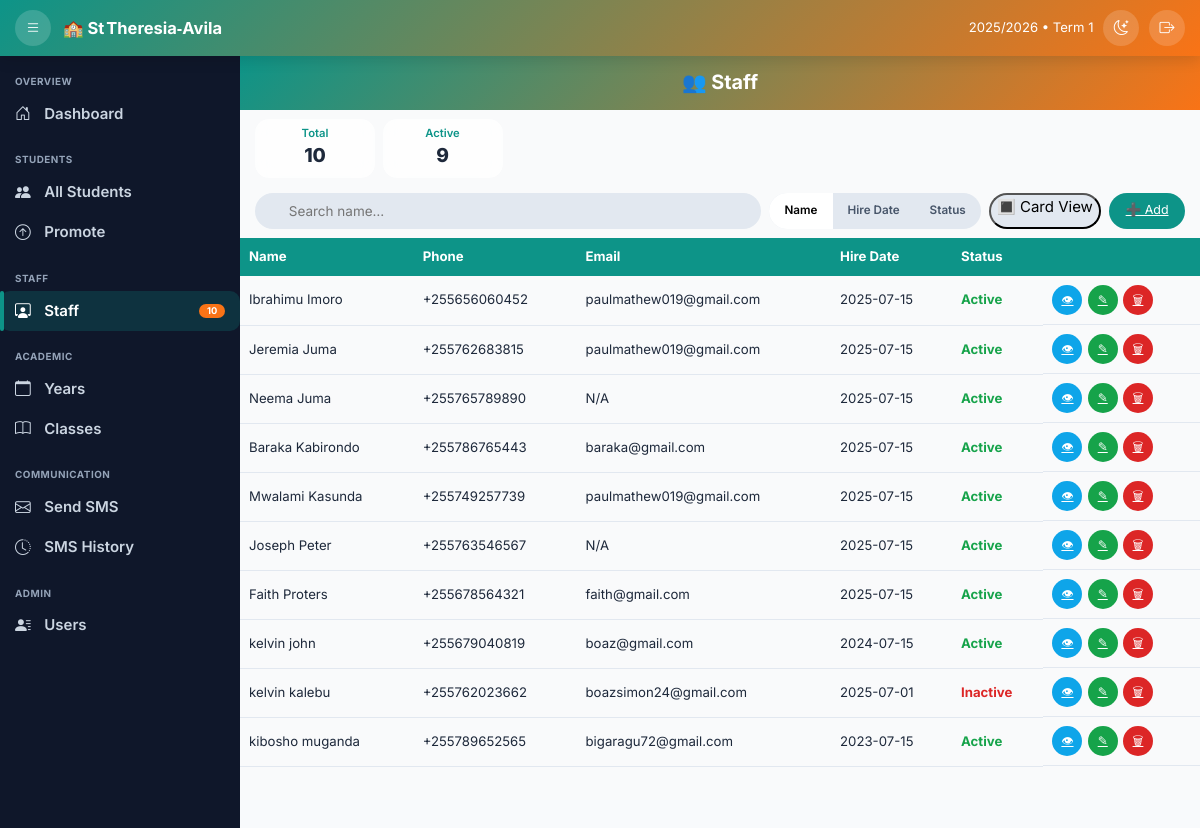
The app's page /school/staff/ (signed in) with its own data.
### school/models.py (models this page shows, shortened)
class Staff(models.Model):
    first_name = models.CharField(max_length=30)
    last_name = models.CharField(max_length=30)
    phone = models.CharField(validators=[tz_phone_validator], max_length=13, unique=True)
    email = models.EmailField(blank=True, null=True)
    hire_date = models.DateField(default=timezone.now)
    is_active = models.BooleanField(default=True)
    class Meta:
        ordering = ["last_name", "first_name"]

### school/views.py (the view)
# urls.py: path('staff/', StaffListView.as_view(), name='staff_list'),
class StaffListView(LoginRequiredMixin, ListView):
    model = Staff
    template_name = 'school/staff_list.html'
    context_object_name = 'staff'
    ordering = ['last_name', 'first_name']
    paginate_by = 20
    def get_context_data(self, **kwargs):
        context = super().get_context_data(**kwargs)
        context['current_session'] = "2025/2026"
        context['current_term'] = "Term 1"
        context['notification_count'] = 0
        context['total_staff'] = Staff.objects.count()
        context['active_staff'] = Staff.objects.filter(is_active=True).count()
        logger.debug("Staff list context data prepared")
        return context

### school/templates/school/staff_list.html (shortened to what this page needs)
{% extends "school/base.html" %}
{% load humanize %}
{% block content %}
<div class="top-strip"><h2>👥 Staff</h2></div>
<div class="kpis">
  <div class="kpi"><h4>Total</h4><span id="kTotal">{{ total_staff }}</span></div>
  <div class="kpi"><h4>Active</h4><span id="kActive">{{ active_staff }}</span></div>
</div>
<div class="ctrl">
  <input id="search" class="search" placeholder="Search name…">
  <div class="segment">
    <button id="bName" class="active">Name</button>
    <button id="bDate">Hire Date</button>
    <button id="bStat">Status</button>
  </div>
  <button id="toggle" class="segment"><span>🔳 Card View</span></button>
  <a href="{% url 'staff_create' %}" class="add">➕ Add</a>
</div>
<div class="wrap" id="tableBox">
<table id="tbl">
  <thead><tr>
    <th>Name</th><th>Phone</th><th>Email</th><th>Hire Date</th><th>Status</th><th></th>
  </tr></thead>
  <tbody>
  {% for s in staff %}
    <tr data-name="{{ s.first_name }} {{ s.last_name }}"
        data-date="{{ s.hire_date|date:'Y-m-d' }}"
        data-active="{{ s.is_active|yesno:'1,0' }}">
      <td>{{ s.first_name }} {{ s.last_name }}</td>
      <td>{{ s.phone|default:'N/A' }}</td>
      <td>{{ s.email|default:'N/A' }}</td>
      <td>{{ s.hire_date|date:'Y-m-d' }}</td>
      <td><span class="status-{% if s.is_active %}active{% else %}inactive{% endif %}">
          {{ s.is_active|yesno:'Active,Inactive' }}</span></td>
      <td class="actions">
        <a class="ic v" href="{% url 'staff_detail' s.pk %}" title="View">👁</a>
        <a class="ic e" href="{% url 'staff_update' s.pk %}" title="Edit">✎</a>
        <a class="ic d" href="{% url 'staff_delete' s.pk %}" title="Delete">🗑</a>
      </td>
    </tr>
  {% endfor %}
  </tbody>
</table>
</div>
{% endblock %}

### school/templates/school/base.html (style rules this page uses)
:root { --pri:#0d9488; --sec:#f97316; --light:#f8fafc; --dark:#0f172a; --txt:#1e293b; --txt-d:#e2e8f0; --sidebar:240px; --sidebar-sm:74px; --topbar:56px; --radius:12px; --shadow:0 4px 14px rgba(0,0,0,.12); }
* { box-sizing:border-box;scrollbar-width:thin }
html,body { margin:0;height:100%;font-family:Inter,sans-serif;font-size:15px; background:var(--light);color:var(--txt) }

### school/templates/school/staff_list.html (style rules this page uses)
:root { --pri:#0d9488; --sec:#f97316; --bg:#f9fafb; --txt:#1e293b; --success:#16a34a; --danger:#dc2626; --info:#0ea5e9; }
.top-strip { background:linear-gradient(135deg,var(--pri),var(--sec)); color:#fff;padding:1rem;text-align:center }
.top-strip h2 { margin:0;font-size:1.32rem;font-weight:700;display:flex; gap:.4rem;justify-content:center }
.kpis { display:flex;gap:.5rem;overflow-x:auto;padding:.6rem 1rem .4rem }
.kpi { flex:0 0 120px;background:rgba(255,255,255,.75);backdrop-filter:blur(10px); border-radius:14px;padding:.55rem;text-align:center }
.kpi h4 { margin:0;font-size:.75rem;font-weight:600;color:var(--pri) }
.kpi span { font-size:1.28rem;font-weight:800 }
.ctrl { display:flex;flex-wrap:wrap;gap:.55rem;padding:.6rem 1rem }
.search { flex:1 1 230px;border:none;background:#e2e8f0;border-radius:9999px; padding:.55rem 1rem .55rem 2.25rem;position:relative;font-size:.9rem }
.search::before { content:"\\F52A";font-family:bootstrap-icons;position:absolute; left:.85rem;top:50%;transform:translateY(-50%);opacity:.6 }
.segment { display:inline-flex;background:#e2e8f0;border-radius:9999px;overflow:hidden }
.segment button { border:none;background:transparent;padding:.45rem 1rem;font-size:.78rem; font-weight:600;cursor:pointer;color:#475569 }
.segment button.active { background:#fff;color:#000 }
.add { border:none;background:var(--pri);color:#fff;border-radius:9999px; padding:.55rem 1.1rem;font-size:.83rem }
.wrap { overflow-x:auto }
table { width:100%;border-collapse:collapse;font-size:.88rem;min-width:800px }
thead { background:var(--pri);color:#fff }
th,td { padding:.6rem }
td { border-bottom:1px solid #e2e8f0 }
.status-active { color:var(--success);font-weight:700 }
.status-inactive { color:var(--danger);font-weight:700 }
td.actions { display:flex;gap:.35rem;align-items:center }
.ic { border:none;border-radius:50%;width:30px;height:30px;display:grid; place-items:center;font-size:.8rem;color:#fff }
.v { background:var(--info) }
.e { background:var(--success) }
.d { background:var(--danger) }

### records on screen
Staff: first_name "Ibrahimu", last_name "Imoro", phone "+255656060452", email "paulmathew019@gmail.com", hire_date "2025-07-15", is_active "Active"
Staff: first_name "Jeremia", last_name "Juma", phone "+255762683815", email "paulmathew019@gmail.com", hire_date "2025-07-15", is_active "Active"
Staff: first_name "Neema", last_name "Juma", phone "+255765789890", email "N/A", hire_date "2025-07-15", is_active "Active"
Staff: first_name "Baraka", last_name "Kabirondo", phone "+255786765443", email "baraka@gmail.com", hire_date "2025-07-15", is_active "Active"
Staff: first_name "Mwalami", last_name "Kasunda", phone "+255749257739", email "paulmathew019@gmail.com", hire_date "2025-07-15", is_active "Active"
Staff: first_name "Joseph", last_name "Peter", phone "+255763546567", email "N/A", hire_date "2025-07-15", is_active "Active"
Staff: first_name "Faith", last_name "Proters", phone "+255678564321", email "faith@gmail.com", hire_date "2025-07-15", is_active "Active"
Staff: first_name "kelvin", last_name "john", phone "+255679040819", email "boaz@gmail.com", hire_date "2024-07-15", is_active "Active"
Staff: first_name "kelvin", last_name "kalebu", phone "+255762023662", email "boazsimon24@gmail.com", hire_date "2025-07-01", is_active "Inactive"
Staff: first_name "kibosho", last_name "muganda", phone "+255789652565", email "bigaragu72@gmail.com", hire_date "2023-07-15", is_active "Active"

### other values on screen
{{ current_session|default:"2025/2026" }} "2025/2026"
{{ current_term|default:"Term 1" }} "Term 1"
{{ total_staff }} "10"
{{ active_staff }} "9"
